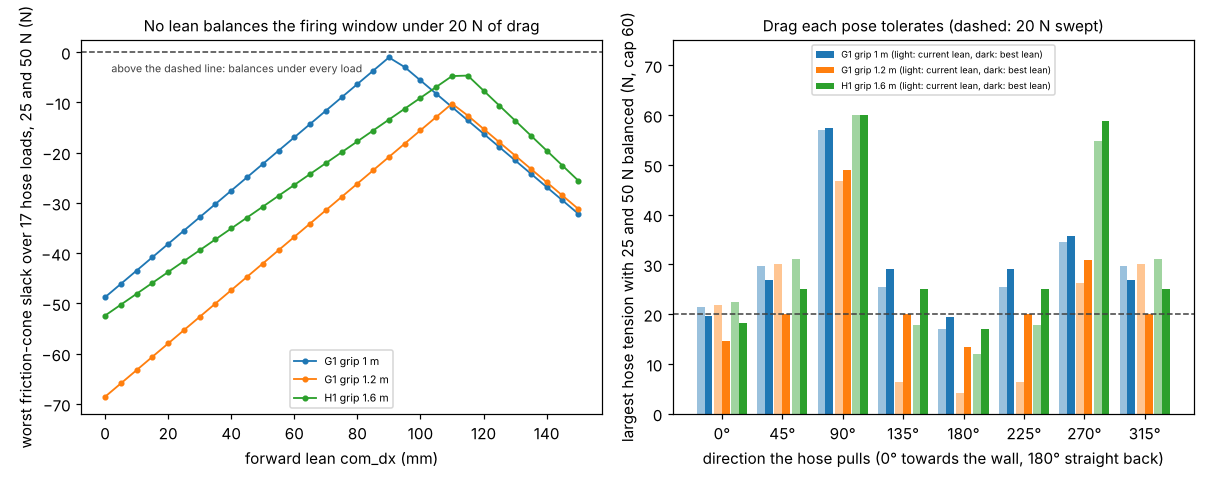

The Python source for this figure:
"""Figure for milestone 50: python experiments/m50_relean/figure.py (reads results.json)."""
import json
import os

import matplotlib
matplotlib.use("Agg")
import matplotlib.pyplot as plt  # noqa: E402

HERE = os.path.dirname(os.path.abspath(__file__))
D = json.load(open(os.path.join(HERE, "results.json")))
fig, (ax1, ax2) = plt.subplots(1, 2, figsize=(11, 4.4))
for j, b in enumerate(x for x in D["B"] if x["pose"][1] == 0.0):   # dy +-0.15 lie within 1.7 N of these
    xs = [1e3 * g["dx"] for g in b["grid"] if g["w2"] is not None and g["w2"] > -1e9]
    ys = [g["w2"] for g in b["grid"] if g["w2"] is not None and g["w2"] > -1e9]
    ax1.plot(xs, ys, marker=".", lw=1.2, color=f"C{j}", label=f"{b['robot'].upper()} grip {b['pose'][0]:g} m")
ax1.axhline(0, color="0.25", ls="--", lw=1)
ax1.set_xlabel("forward lean com_dx (mm)")
ax1.set_ylabel("worst friction-cone slack over 17 hose loads, 25 and 50 N (N)")
ax1.set_title("No lean balances the firing window under 20 N of drag", fontsize=10)
ax1.text(2, -4, "above the dashed line: balances under every load", fontsize=7, color="0.25")
ax1.legend(fontsize=7, loc="lower center")
deg = list(range(0, 360, 45))
keys = [("g1", [1.0, 0.0]), ("g1", [1.2, 0.0]), ("h1", [1.6, 0.0])]
A = {(a["robot"], tuple(a["pose"])): a for a in D["A"]}
B = {(b["robot"], tuple(b["pose"])): b for b in D["B"]}
w = 0.13
for j, (n, p) in enumerate(keys):
    cur = A[(n, tuple(p))]["H"]
    best = B[(n, tuple(p))]["refined"]["H"]
    xs = [k + (j - 1) * 2.2 * w for k in range(len(deg))]
    ax2.bar([x - w / 2 for x in xs], cur, w, color=f"C{j}", alpha=0.45)
    ax2.bar([x + w / 2 for x in xs], best, w, color=f"C{j}",
            label=f"{n.upper()} grip {p[0]:g} m (light: current lean, dark: best lean)")
ax2.axhline(20, color="0.25", ls="--", lw=1)
ax2.set_xticks(range(len(deg)), [f"{d}°" for d in deg])
ax2.set_xlabel("direction the hose pulls (0° towards the wall, 180° straight back)")
ax2.set_ylabel("largest hose tension with 25 and 50 N balanced (N, cap 60)")
ax2.set_title("Drag each pose tolerates (dashed: 20 N swept)", fontsize=10)
ax2.legend(fontsize=6, loc="upper center")
ax2.set_ylim(0, 75)
fig.tight_layout()
fig.savefig(os.path.join(HERE, "figure.png"), dpi=110)
print("wrote figure.png")
